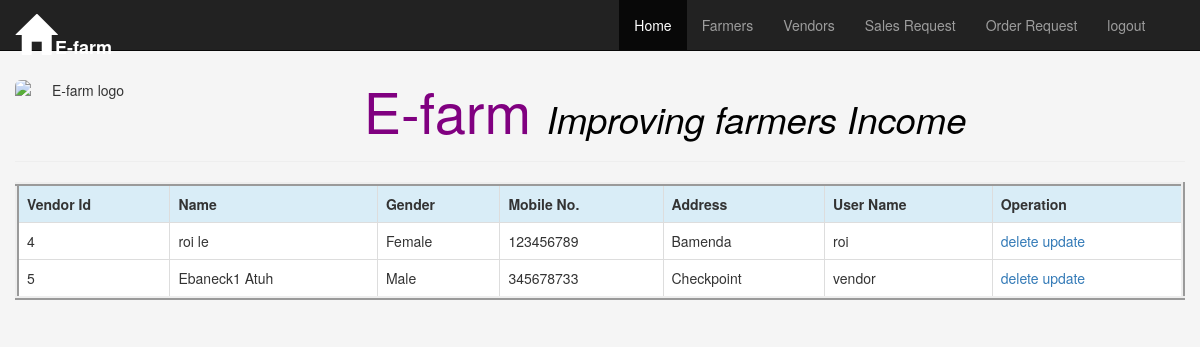
The app's page /vendor.php with its own data.
### tables this page shows
CREATE TABLE IF NOT EXISTS `vendor` (
  `vid` int(11) NOT NULL AUTO_INCREMENT,
  `fname` varchar(20) DEFAULT NULL,
  `lname` varchar(20) DEFAULT NULL,
  `gender` varchar(10) DEFAULT NULL,
  `mob` int(11) DEFAULT NULL,
  `role` varchar(10) DEFAULT NULL,
  `address` varchar(30) DEFAULT NULL,
  `uname` varchar(20) NOT NULL DEFAULT '',
  `pass` varchar(20) DEFAULT NULL,
  `retype` varchar(20) DEFAULT NULL,
  PRIMARY KEY (`vid`,`uname`),
  UNIQUE KEY `uname` (`uname`)
);

### vendor.php (the view, shortened to what this page needs)
<?php
            include 'dbconnect.php';
                 $SQL3= "select vid,fname,lname,gender,mob,address,uname from vendor";
                 $ava=mysqli_query($conn,$SQL3);
          ?>
<!Doctype html>
<html>
    <head>
        <link href="css/bootstrap.min.css" rel="stylesheet">
        <link href="css/style.css" rel="stylesheet">
    </head>
    <body>
        <div class="container-fluid">
            <br>
                   <nav class="navbar navbar-inverse navbar-fixed-top ">
                <div class="navbar-header">
                    <a class="navbar-brand" href="index.php">
                        <span class="glyphicon glyphicon-home" style="font-size:40px">
                        </span><b style="color:white">E-farm</b></a>
                </div>
                <ul class="nav navbar-nav navbar-right">
                      <li><a href="#"></a></li>
                    <li><a href="#"></a></li>
                   <li class="active"><a href="afterlogin3.php">Home</a></li>
                     <li><a href="Farmers.php">Farmers</a></li>
                    <li><a href="vendor.php">Vendors</a></li>
                        <li><a href="salerequest.php">Sales Request</a></li>
                    <li><a href="orderrequest.php">Order Request</a></li>
                     <li><a href="logout.php">logout</a></li>
                </ul>
            </nav>
            <br>
            <div class="page-header text-center">
                <img src="#" alt="E-farm logo" class="img-rounded" height="100"   width="130" style="float:left">
                <h1 style="color:purple; font-size:4em;">
                E-farm&nbsp;<small style="color:black"><i>Improving farmers Income</i></small></h1>
            </div>
            <table class="table table-hover table-bordered" style="border:4px ridge">
                <tr>
                          <th class="info"> Vendor Id </th>
                          <th class="info"> Name </th>
                          <th class="info"> Gender </th>
                          <th class="info"> Mobile No.</th>
                          <th class="info"> Address</th>
               			      <th class="info"> User Name</th>
                          <th class="info"> Operation</th>
                </tr>
                    <?php
                     while ($db_field3 = mysqli_fetch_assoc($ava))
                            {
                                echo "<tr>";
                                echo "<td>".$db_field3['vid']."</td>";
                                echo "<td>".$db_field3['fname']." ".$db_field3['lname']."</td>";
                                if($db_field3['gender']=='option1')
                                echo "<td>Male</td>";
                                else
                                echo "<td>Female</td>";
                                echo "<td>".$db_field3['mob']."</td>";
                                echo "<td>".$db_field3['address']."</td>";
                                echo "<td>".$db_field3['uname']."</td>";
                                echo "<td><a href='operation.php?id=".$db_field3['vid']."&role=vendor&opt=delete'>delete</a> <a href='operation.php?id=".$db_field3['vid']."&role=vendor&opt=update'>update</a> </td>";
                                echo "</tr>";
                            }
                    ?>
            </table>
          </body>
         </html>

### css/style.css (style rules this page uses)
body { background-color:#f5f5f5; }
.table { background-color: white; }
.glyphicon { font-size: 4em; }

### records on screen
vendor: vid "4", fname "roi", lname "le", gender "Female", mob "123456789", address "Bamenda", uname "roi"
vendor: vid "5", fname "Ebaneck1", lname "Atuh", gender "Male", mob "345678733", address "Checkpoint", uname "vendor"
